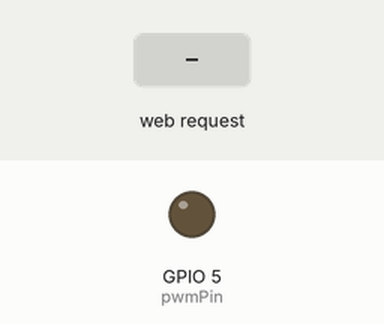
Simulated run of this program. Board: ESP32. Shown: output pins drawn as LEDs (lit = HIGH). Inputs (shaded band) come from the test bench. Storage starts empty; what the program prints to the serial monitor is not drawn.

Above: at 1.2 s.
1.3 s: HTTP request GET /setAnalogValue?value=1 received
At 2.1 s:
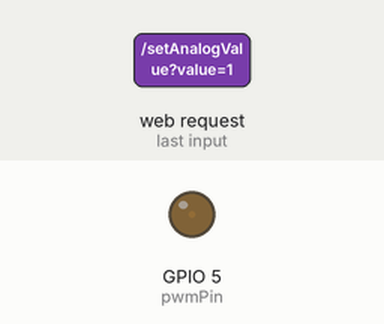
2.8 s: HTTP request GET /setAnalogValue?value=120 received
At 3.3 s:
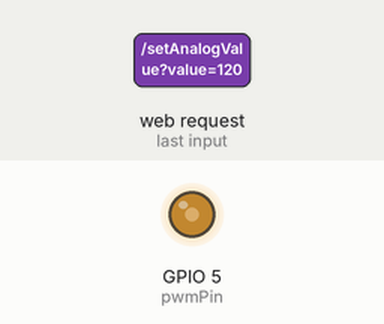
Timing chart, 0 to 5.8 s (numbered marks = the images above; inputs shaded):
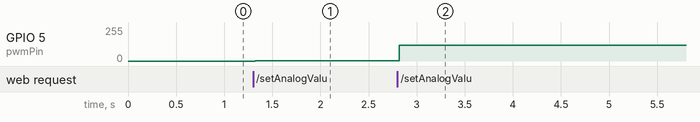

Measured:
- after the input at 1.3 s, GPIO 5 (pwmPin): 0/255 → 1/255 at once
- after the input at 2.8 s, GPIO 5 (pwmPin): 1/255 → 120/255 at once

The program:

main.cpp
```cpp
#include <Arduino.h>
#include <WiFi.h>
#include "ESPAsyncWebServer.h"
#include "SPIFFS.h"


const char* ssid     = "LineFollowingCar";
const char* password = "";
AsyncWebServer server(80);
const int pwmPin = 5;
// const int pwmChannel = 0; // PWM channel number

void setup() {
  pinMode(pwmPin, OUTPUT);
  // ledcSetup(pwmChannel, 5000, 8); // Set PWM frequency to 5 kHz and resolution to 8 bits
  // ledcAttachPin(pwmPin, pwmChannel); // Attach PWM channel to the pin

  Serial1.begin(9600);
  if (!SPIFFS.begin(true)) {
    Serial.println("An Error has occurred while mounting SPIFFS");
    return;
  }

  Serial.print("Setting AP (Access Point)…");
  WiFi.softAP(ssid, password);

  IPAddress IP = WiFi.softAPIP();
  Serial.print("AP IP address: ");
  Serial.println(IP);

  server.on("/", HTTP_GET, [](AsyncWebServerRequest * request) {
    request->send(SPIFFS, "/index.html", String());
  });

  server.on("/index.css", HTTP_GET, [](AsyncWebServerRequest * request) {
    request->send(SPIFFS, "/index.css", "text/css");
  });

  server.on("/robocar.jpg", HTTP_GET, [](AsyncWebServerRequest * request) {
    request->send(SPIFFS, "/robocar.jpg", "image/jpg");
  });


  server.on("/setAnalogValue", HTTP_GET, [](AsyncWebServerRequest *request) {
    if (request->hasParam("value")) {
      int analogValue = request->getParam("value")->value().toInt();
       analogWrite(pwmPin, analogValue);
      // ledcWrite(pwmChannel, analogValue);
      // request->send(200, "text/html", "Analog value set");
      request->send(SPIFFS, "/index.html", String());
    } else {
      request->send(400, "text/html", "Invalid request");
    }
  });


  server.begin();
}

void loop() {
  // put your main code here, to run repeatedly:
}

// put function definitions here:
```
